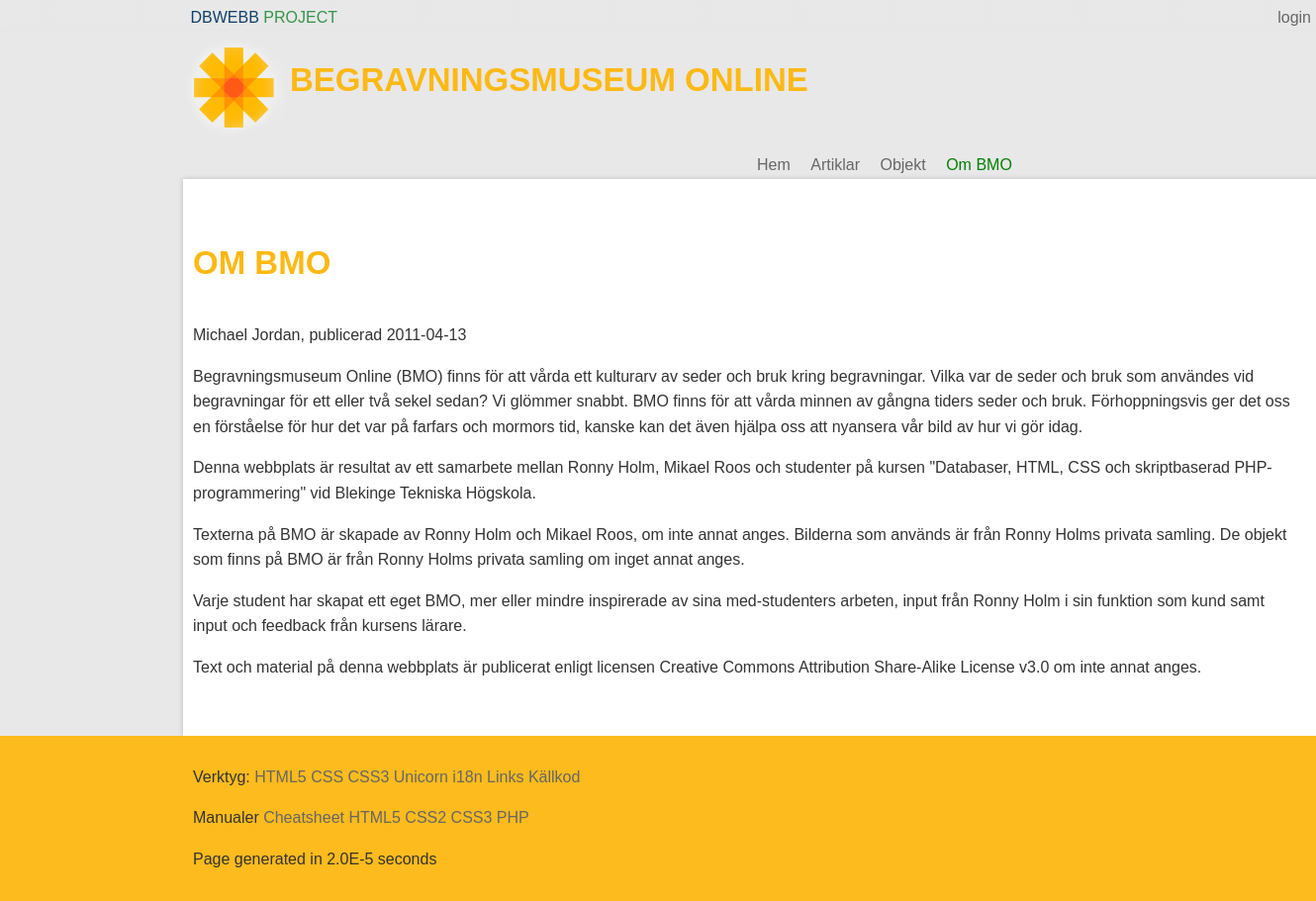
Page /about.php on the committed database.
### tables this page shows
CREATE TABLE "Article" ("id" INTEGER PRIMARY KEY  AUTOINCREMENT  NOT NULL  UNIQUE , "category" TEXT, "title" TEXT, "content" TEXT, "author" TEXT, "pubdate" DATETIME NOT NULL  DEFAULT CURRENT_DATE);

### incl/article/aboutContent.php (the view)
<?php
$db= new PDO("sqlite:$dbPath");
$db->setAttribute(PDO::ATTR_ERRMODE, PDO::ERRMODE_WARNING);
$stmt = $db->prepare('SELECT * FROM Article WHERE category = "about";');
$stmt->execute();
$res = $stmt->fetchAll(PDO::FETCH_ASSOC);
?>
<section id="textContent">
	<?php foreach($res as $ad):?>
		<h1><?php echo $ad['title']; ?></h1>
		<p class="by-author"><?php echo $ad['author'] . ', publicerad ' . $ad['pubdate']; ?></p>
		<p><?php echo $ad['content']; ?></p>
	<?php endforeach;?>
</section>

### style/FiddeStyle.css (style rules this page uses)
* { font-family:proxima-nova-soft,sans-serif; font-size:16px; color:#333; line-height:1.6em }
html,body { margin:0; padding:0; }
html { background:#e6e6e6; overflow-y:scroll; }
body { background:#E8E8E8; }
h1,h2 { color:#FDB813; }
h1 { text-transform: uppercase; font-size:33px; }
section#textContent { float:left; width:95%; overflow:auto; }

### style/debug.css (style rules this page uses)
body { background: beige; }

### style/style.css (style rules this page uses)
html { background: #cc6666; }
body { margin: 8px auto; width: 934px; padding: 8px; background: #ffffcc; border: 1px dashed #660033; font-family: Georgia, serif; color: #333333; }
h1 { text-transform: uppercase; border-bottom: 4px double #333333; }
header,footer,nav,article,section,aside,figure,figcaption { display:block; }

### rows in the picture
article: title "OM BMO", author "Michael Jordan", pubdate "2011-04-13", content "Begravningsmuseum Online (BMO) finns för att vårda ett kulturarv av seder och bruk kring begravningar. Vilka var de seder och bruk som användes vid begravningar för ett eller två sekel sedan? Vi glömmer snabbt. BMO finns för att vårda minnen av gångna tiders seder och bruk. Förhoppningsvis ger det oss en förståelse för hur det var på farfars och mormors tid, kanske kan det även hjälpa oss att nyansera vår bild av hur vi gör idag. Denna webbplats är resultat av ett samarbete mellan Ronny Holm, Mikael Roos och studenter på kursen \"Databaser, HTML, CSS och skriptbaserad PHP-programmering\" vid Blekinge Tekniska Högskola. Texterna på BMO är skapade av Ronny Holm och Mikael Roos, om inte annat…"

### other values in the picture
$key "login"
